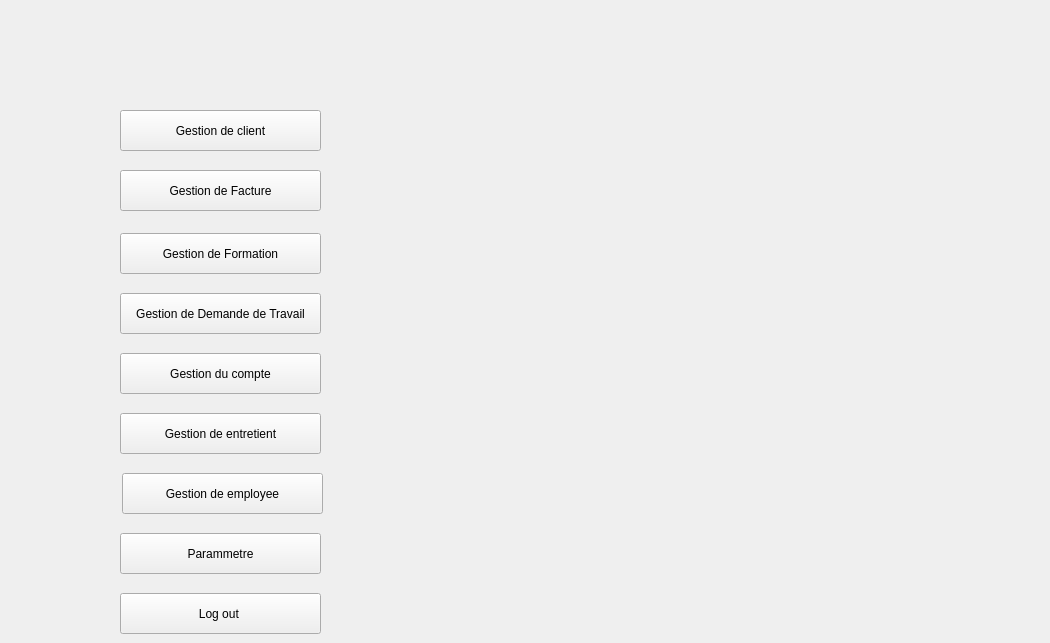
    <widget class="QWidget" name="page">
     <widget class="QPushButton" name="Gestiondeclient_bt">
      <property name="geometry">
       <rect>
        <x>120</x>
        <y>110</y>
        <width>201</width>
        <height>41</height>
       </rect>
      </property>
      <property name="text">
       <string>Gestion de client</string>
      </property>
     </widget>
     <widget class="QPushButton" name="Gestiondefacture_bt">
      <property name="geometry">
       <rect>
        <x>120</x>
        <y>170</y>
        <width>201</width>
        <height>41</height>
       </rect>
      </property>
      <property name="text">
       <string>Gestion de Facture</string>
      </property>
     </widget>
     <widget class="QPushButton" name="GestiondeFormation">
      <property name="geometry">
       <rect>
        <x>120</x>
        <y>233</y>
        <width>201</width>
        <height>41</height>
       </rect>
      </property>
      <property name="text">
       <string>Gestion de Formation</string>
      </property>
     </widget>
     <widget class="QPushButton" name="Gestiondedemandedetravail">
      <property name="geometry">
       <rect>
        <x>120</x>
        <y>293</y>
        <width>201</width>
        <height>41</height>
       </rect>
      </property>
      <property name="text">
       <string>Gestion de Demande de Travail</string>
      </property>
     </widget>
     <widget class="QPushButton" name="pushButton_compte">
      <property name="geometry">
       <rect>
        <x>120</x>
        <y>353</y>
        <width>201</width>
        <height>41</height>
       </rect>
      </property>
      <property name="text">
       <string>Gestion du compte</string>
      </property>
     </widget>
     <widget class="QPushButton" name="pushButton_entretient_y">
      <property name="geometry">
       <rect>
        <x>120</x>
        <y>413</y>
        <width>201</width>
        <height>41</height>
       </rect>
      </property>
      <property name="text">
       <string>Gestion de entretient</string>
      </property>
     </widget>
     <widget class="QPushButton" name="pushButton_employee_s">
      <property name="geometry">
       <rect>
        <x>122</x>
        <y>473</y>
        <width>201</width>
        <height>41</height>
       </rect>
      </property>
      <property name="text">
       <string>Gestion de employee</string>
      </property>
     </widget>
     <widget class="QPushButton" name="pushButton_param_gestion">
      <property name="geometry">
       <rect>
        <x>120</x>
        <y>533</y>
        <width>201</width>
        <height>41</height>
       </rect>
      </property>
      <property name="text">
       <string>Parammetre</string>
      </property>
     </widget>
     <widget class="QPushButton" name="pushButton">
      <property name="geometry">
       <rect>
        <x>120</x>
        <y>593</y>
        <width>201</width>
        <height>41</height>
       </rect>
      </property>
      <property name="text">
       <string>Log out </string>
      </property>
     </widget>
     <widget class="QLabel" name="label_34">
      <property name="geometry">
       <rect>
        <x>370</x>
        <y>70</y>
        <width>671</width>
        <height>561</height>
       </rect>
      </property>
      <property name="text">
       <string/>
      </property>
      <property name="pixmap">
       <pixmap>../../2.png</pixmap>
      </property>
      <property name="scaledContents">
       <bool>true</bool>
      </property>
      <property name="wordWrap">
       <bool>false</bool>
      </property>
     </widget>
    </widget>
